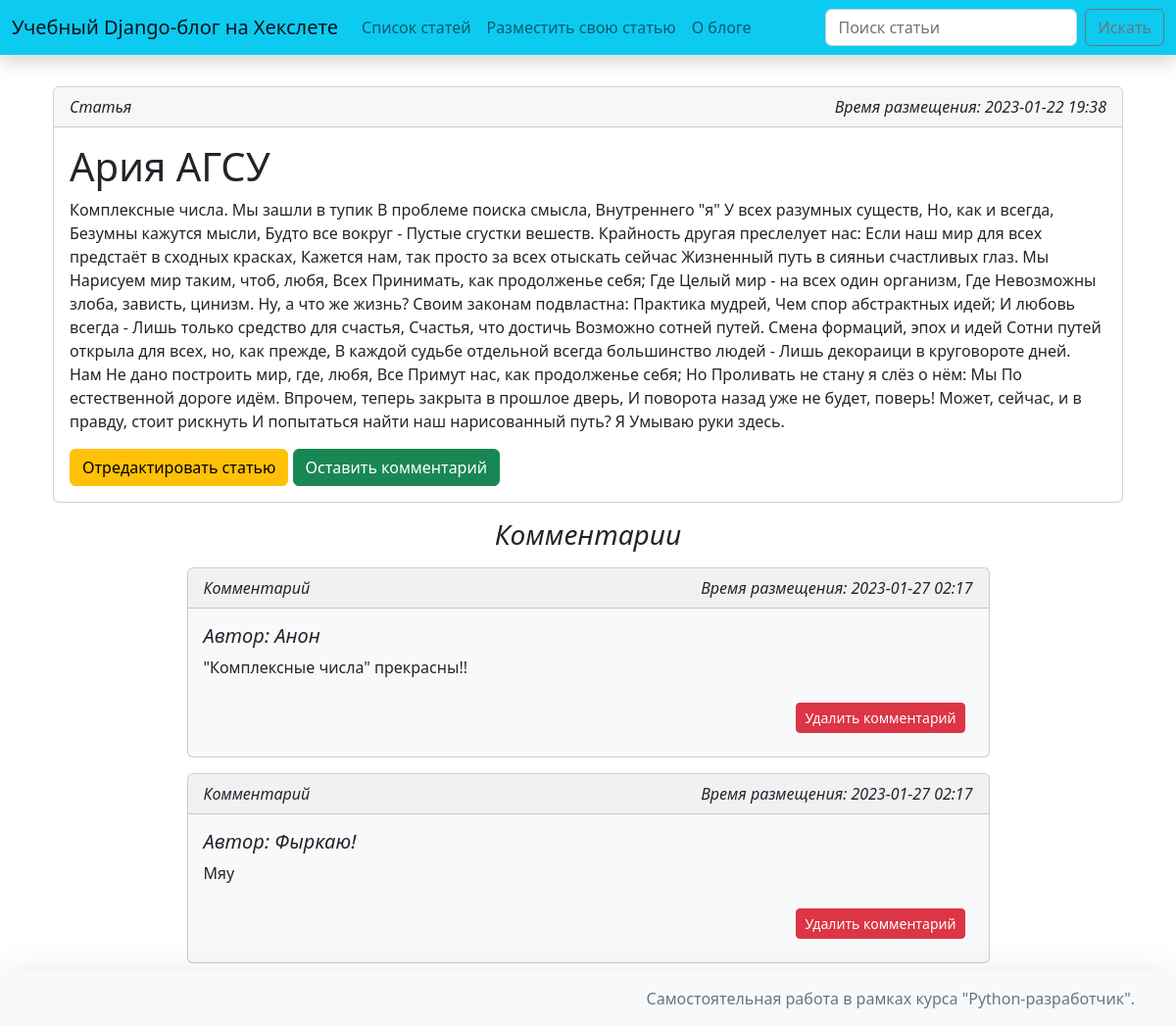
/articles/7/, run on the app's committed database.
### hexlet_django_blog/article/models.py (models this page shows, shortened)
class Article(models.Model):
    name = models.CharField(max_length=200)  # название статьи
    body = models.TextField()  # тело статьи
    timestamp = models.DateTimeField(auto_now_add=True)

class Comment(models.Model):
    author = models.CharField(max_length=64, blank=True)  # имя автора
    body = models.TextField()  # тело комментария
    timestamp = models.DateTimeField(auto_now_add=True)
    commented_article = models.ForeignKey(Article, on_delete=models.CASCADE)

### hexlet_django_blog/article/views.py (the view)
# urls.py: path('<int:id>/', views.ArticleView.as_view(), name='article'),
class ArticleView(View):
    def get(self, request, *args, **kwargs):
        article = get_object_or_404(Article, id=kwargs['id'])
        comments = article.comment_set.all()
        return render(request, 'articles/show.html', context={
            'article': article,
            'comments': comments
        })

### hexlet_django_blog/templates/articles/show.html (shortened to what this page needs)
{% extends 'layout/default.html' %}
{% block content %}
<div class="container">
  <div class="row">
    <div class="col">
      <div class="card md-3">
        <div class="card-header">
          <div class="d-flex justify-content-between">
            <div><i>Статья</i></div>
            <div><i>Время размещения: {{ article.timestamp|date:'Y-m-d H:i' }}</i></div>
          </div>
        </div>
        <div class="card-body">
          <h1 class="card-title">{{ article.name }}</h1>
          <p class="card-text">{{ article.body }}</p>
          <a href="{% url 'article_update' article.id %}" class="btn btn-warning" role="button">Отредактировать статью</a>
          <a href="{% url 'comment_create' article.id %}" class="btn btn-success" role="button">Оставить комментарий</a>
        </div>
      </div>
    </div>
  </div>
  <div class="row">
      {% if comments %}
      <div class="col md-5">
        <div class="h3 m-3 text-center"><i>Комментарии</i></div>
        {% for comment in comments %}
        <div class="d-flex justify-content-center">
          <div class="card text-dark bg-light w-75 mb-3">
          <div class="card-header">
            <div class="d-flex justify-content-between">
            <div><i>Комментарий</i></div>
            <div><i>Время размещения: {{ comment.timestamp|date:'Y-m-d H:i' }}</i></div>
          </div>
          </div>
          <div class="card-body">
            <h5 class="card-title"><i>Автор: {{comment.author}}</i></h5>
            <p class="card-text">{{comment.body}}</p>
            <div class="d-flex justify-content-end p-2 bd-highlight">
              <form action="{% url 'comment_delete' article.id comment.id %}" method="post">
                <button type="submit" class="btn btn-danger btn-sm">Удалить комментарий</button>
              </form>
            </div>
          </div>
        </div>
        </div>
        {% endfor %}
      </div>
      {% endif %}
  </div>
</div>
{% endblock %}

### data on the page
Article: timestamp "2023-01-22 19:38", name "Ария АГСУ", body "Комплексные числа. Мы зашли в тупик В проблеме поиска смысла, Внутреннего \"я\" У всех разумных существ, Но, как и всегда, Безумны кажутся мысли, Будто все вокруг - Пустые сгустки вешеств. Крайность другая преслелует нас: Если наш мир для всех предстаёт в сходных красках, Кажется нам, так просто за всех отыскать сейчас Жизненный путь в сияньи счастливых глаз. Мы Нарисуем мир таким, чтоб, любя, Всех Принимать, как продолженье себя; Где Целый мир - на всех один организм, Где Невозможны злоба, зависть, цинизм. Ну, а что же жизнь? Своим законам подвластна: Практика мудрей, Чем спор абстрактных идей; И любовь всегда - Лишь только средство для счастья, Счастья, что достичь Возможно сотней путей.…"
Comment: timestamp "2023-01-27 02:17", author "Анон", body "\"Комплексные числа\" прекрасны!!"
Comment: timestamp "2023-01-27 02:17", author "Фыркаю!", body "Мяу"
